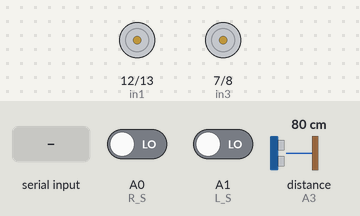
This sketch was run on a simulated Arduino Uno, built with avr-gcc and run on an emulated ATmega328P. On the bench: motor-driver pin pairs drawn as motors (green arrow = first pin HIGH = forward, orange = second pin HIGH = backward, longer = more drive, scaled by the enable pin). The test bench sets the inputs (shaded band); at power-on: distance to the obstacle (sensor on A3) 80 cm, A0 (R_S) LOW, A1 (L_S) LOW. The echo pulse lasts 58.3 µs per cm.

Above: at 1.3 s.
1.4 s: "c" received over the second serial link
At 2.5 s:
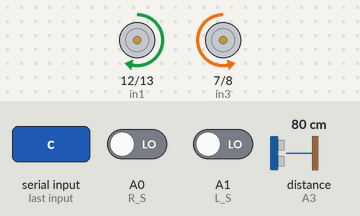
2.9 s: distance to the obstacle (sensor on A3) set to 18 cm
4.4 s: distance to the obstacle (sensor on A3) set to 14 cm
At 4.7 s:
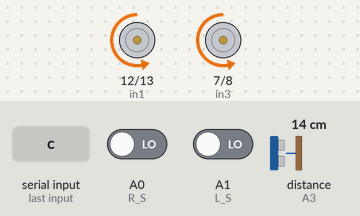
7.4 s: distance to the obstacle (sensor on A3) set to 35 cm
At 7.8 s:
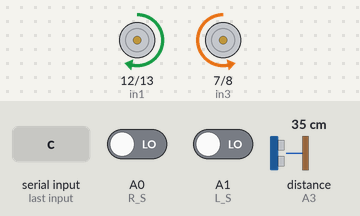
9.0 s: distance to the obstacle (sensor on A3) set to 2 cm
At 10.15 s:
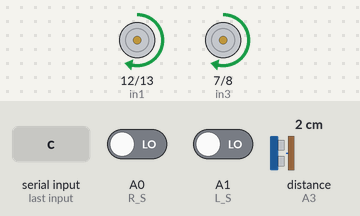
Timing chart, 0 to 13.0 s (numbered marks = the images above; inputs shaded):
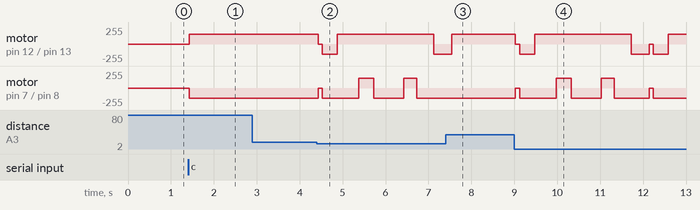

The sketch:

code.ino
```cpp
#include<NewPing.h>  //including ultra sonic library
#include <SoftwareSerial.h> // including bluetooth ibrary

// For L298n driver:
#define enA 10 // Set motor A enable pin 10
#define in1 12 // set motor A  in1 pin
#define in2 13 // set motor A  in2 pin
#define in3 7  // set motor B  in3 pin
#define in4 8  // set motor B  in4 pin
#define enB 9  // Set motor B enable pin

// For bluetooth:
// define the bluetooth serial as my serial
SoftwareSerial myserial (2,3); //tx at 3

#define R_S A0 // set right ir sensor to A0 pin
#define L_S A1 // set Left ir sensor to A1 pin

//For ultraSoinc:
#define TRIG A2 // set trig to A2
#define ECHO A3 // set echo to A3

#define MAX_DISTANCE 100 // Define ultrasonic range

// define the ultrasonic Lib. as sonar
NewPing sonar(TRIG, ECHO, MAX_DISTANCE);


void setup(){ // put your setup code here, to run once
// Set the arduino and bluetooth data rate in 9600 bits per second for serial data transmission
myserial.begin(9600);
Serial.begin(9600);

// declare ir sensors as input
pinMode(R_S, INPUT);
pinMode(L_S, INPUT);

 // declare driver pins as output
pinMode(enA, OUTPUT);
pinMode(in1, OUTPUT);
pinMode(in2, OUTPUT);
pinMode(in3, OUTPUT);
pinMode(in4, OUTPUT);
pinMode(enB, OUTPUT);


// set motors speed to 150/255 duty cycle
analogWrite(enA, 150);
analogWrite(enB, 150);
delay(100);
}
void loop(){
  delay(10); // stabilty delays ;)

  if(myserial.available()) // if the bluetooth connection is True
   {
    int switch_A_M = myserial.read(); // assign bluetooth reading into var: switch_A_M , every button had a speacific number.
    int distance = sonar.ping_cm(); // assign the ultrasonic destance reading into var: distance

 //Bulid a switch to switch between the manual and automatic case depinding on the bluetooth value
    switch (switch_A_M) {
    case 99: // if the automatic button (99) pressed >> go to automatic infinty loop:
   while(true)
   {
    delay(10);
    automatic: // Automatic label to get back here once it called from anywhere

  // reading the serial and distance again
    int distance = sonar.ping_cm();

       // making a new switches for only one selection ;)
       int switch_B;
    int Switch;

    // if ultra sonic sees an obescale, avodid it throuing by its right
if(distance <=15) {
   Stop();
  delay(100);
    if  (myserial.read() == 101){goto manual;} //if manual button bressed break every thing and go to manual label
  turnRight();
    if  (myserial.read() == 101){goto manual;}
  delay(350);
    if  (myserial.read() == 101){goto manual;}
  forword();
    if  (myserial.read() == 101){goto manual;}
  delay(500);
    if  (myserial.read() == 101){goto manual;}
  turnLeft();
    if  (myserial.read() == 101){goto manual;}
  delay(350);
    if  (myserial.read() == 101){goto manual;}
  forword();
    if  (myserial.read() == 101){goto manual;}
  delay(700);
    if  (myserial.read() == 101){goto manual;}
  turnLeft();
    if  (myserial.read() == 101){goto manual;}
  delay(300);
    if  (myserial.read() == 101){goto manual;}
  forword();
    if  (myserial.read() == 101){goto manual;}
  delay(400);
    if  (myserial.read() == 101){goto manual;}
  turnRight();
    if  (myserial.read() == 101){goto manual;}
  delay(400);
    if  (myserial.read() == 101){goto manual;}
}else {

/*
since you're here, you pass by one of 2 situation:
1) there wasn't obstacle so the distance var. was > 15 and you skipped the obstacle avodiance code ↑ and started the line following one ↓
2) there was an obstacle so the distance var. was <= 15 and you started the obstacle avodiance code ↑ and skipped the line following one ↓
in case 1) you're going in the liner follwer
in case 2) you're goning to the end of the endless loop and the distance will be > 15 then you're going to the line follwer too :)
 */


// if the digital reding of both left and right sensor is 0 (white) assign in Switch value: 20
if((digitalRead(R_S) == 0)&&(digitalRead(L_S) == 0)){ Switch = 20;}

// if the digital reding of left sensor is 0 and right sensor is 1 (black) assign in Switch value: 25

if((digitalRead(R_S) == 1)&&(digitalRead(L_S) == 0)){Switch = 25;}

// if the digital reding of left sensor is 1 and right sensor is 0 assign in Switch value: 30
if((digitalRead(R_S) == 0)&&(digitalRead(L_S) == 1)){Switch = 30;}

// if the digital reding of left sensor is 1 and right sensor is 1 assign in Switch value: 35
if((digitalRead(R_S) == 1)&&(digitalRead(L_S) == 1)){Switch = 35;}

// switch reduces the action may taken into the only possible cases, it make a safe loop for code
    switch(Switch){
          switch_B = myserial.read(); // if the manual button pressed assign switch_B var. to 120
              if (switch_B == 101){
      Switch = 120; }

 case 20 : // forword case

  forword(); // call the function that make the robot move forward

  delay(70); // hold on in this case a bit

  break; // break the switch and stuck in the automtaic loop over again and again


 case 25 : // rotate right casae
   turnRight();
  delay(70);
   break;
 case 30 : // rotate left casae
   turnLeft();
    delay(70);
   break;
 case 35 : // stop case
   Stop();
    delay(70);
   break;
 case 120: // the manual loop case
  goto manual;
  break;
      }
   } // the bracket else of the distance condition
   } // the bracket of automatic infity loop

 break; // useless break of automatic case you'll never reach

 case 101: // if the manual button (99) pressed >> go to manual infinty loop:
       while(true){
        manual: // label manual ;)
        Stop(); // stop in case you come running from automatic loop

        while(true){ // another infinty loop to not stop every time you break the manual switch
      int switch_B = myserial.read();
      switch (switch_B){ // manual selection switch

// HINT: the app. was programmed to send the button number as long as you hold it and send 0 when you relase

      case 50: // forward case,

      forword();

   break; // break the forward case and stuk in the switch infinty loop
   // if no button of our case is pressed, nothing happen but you still in the loop

      case 52: //  backword case
           backword();
    break;
      case 49: //  turn left case
           turnLeft();
   break;
     case 51: //  turn right case
           turnRight();
      break;
    case 99: // if automatic button pressed go to stuck in automatic loop ;)
         goto automatic;
       break;

      }
      }
     delay(10);
} break;
    }}}


void forword(){  //forword
digitalWrite(in1, HIGH); //Right Motor forword Pin
digitalWrite(in2, LOW);  //Right Motor backword Pin
digitalWrite(in3, LOW);  //Left Motor backword Pin
digitalWrite(in4, HIGH); //Left Motor forword Pin
}

void backword(){  //borword
digitalWrite(in1, LOW); //Right Motor forword Pin
digitalWrite(in2, HIGH);  //Right Motor backword Pin
digitalWrite(in3, HIGH);  //Left Motor backword Pin
digitalWrite(in4, LOW); //Left Motor forword Pin
}

void turnRight(){ //turnRight
digitalWrite(in1, LOW);  //Right Motor forword Pin
digitalWrite(in2, HIGH); //Right Motor backword Pin
digitalWrite(in3, LOW);  //Left Motor backword Pin
digitalWrite(in4, HIGH); //Left Motor forword Pin
}

void turnLeft(){ //turnLeft
digitalWrite(in1, HIGH); //Right Motor forword Pin
digitalWrite(in2, LOW);  //Right Motor backword Pin
digitalWrite(in3, HIGH); //Left Motor backword Pin
digitalWrite(in4, LOW);  //Left Motor forword Pin
}

void Stop(){ //stop
digitalWrite(in1, LOW); //Right Motor forword Pin
digitalWrite(in2, LOW); //Right Motor backword Pin
digitalWrite(in3, LOW); //Left Motor backword Pin
digitalWrite(in4, LOW); //Left Motor forword Pin
}
```

Measured:
- the behaviour switches between 16 and 15 cm on distance to the obstacle (sensor on A3) (found by bisection; images 1 and 2)
- after the input at 1.4 s, motor on pin 12 (in1) / pin 13 (in2): stopped → forward 150/255 at once; motor on pin 7 (in3) / pin 8 (in4): stopped → backward 150/255 at once
- after the input at 2.9 s, every drawn part: stays the same
- after the input at 7.4 s, motor on pin 7 (in3) / pin 8 (in4): stays backward 150/255 (without the input it goes to stopped after 0.14 s)
